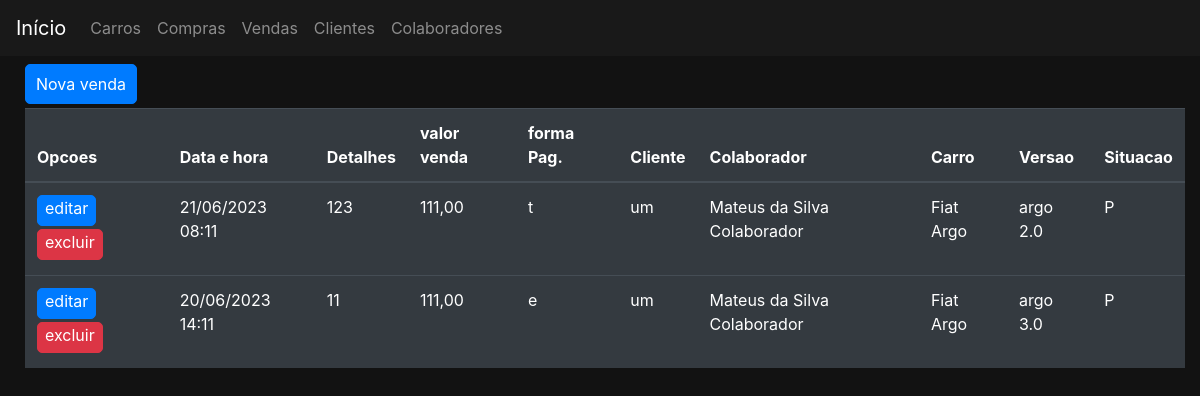
/vendas/, run on an earlier commit of the app's database.
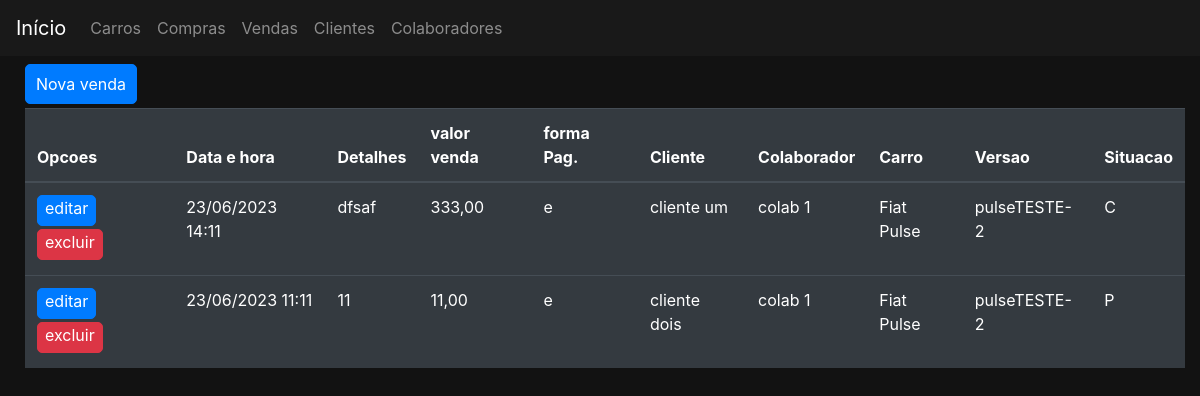
And on a later commit of the database.
### vendas/models.py (models this page shows, shortened)
class Venda(models.Model):
    class Meta:
        permissions = (
            ('permissao_gerente', 'permissao gerente'),
            ('permissao_supervisor', 'permissao supervisor'),
            ('permissao_vendedor', 'permissao vendedor'),
            ('permissao_funcionario', 'permissao todos funcionarios'),
        )
    situacaoChoices = (
        ('P', 'processada'),
        ('C', 'cancelada'),
        ('F', 'finalizada'),
    )
    formaPagamentoChoices = (
        ('e','especie'),
        ('t','transferencia bancaria'),
        ('c','consorcio'),
    )
    dataHora = models.DateTimeField()
    detalhes = models.CharField(max_length=50)
    valorVenda = models.DecimalField(max_digits=15, decimal_places=2, verbose_name='Valor')
    formaPagamento = models.CharField(max_length=1, choices=formaPagamentoChoices, verbose_name='Pagamento')
    cliente = models.ForeignKey(Cliente, on_delete=models.DO_NOTHING)
    colaborador = models.ForeignKey(Colaborador, on_delete=models.DO_NOTHING)
    versao = models.ForeignKey(Versao, on_delete=models.DO_NOTHING)
    situacao = models.CharField(max_length=1, choices=situacaoChoices)

### clientes/models.py (models this page shows)
class Cliente(Pessoa):
    renda = models.DecimalField(max_digits=15, decimal_places=2, verbose_name='renda')
    profissao = models.CharField(max_length=20, verbose_name='profissao')
    class Meta:
        permissions = (
            ('permissao_gerente', 'permissao gerente'),
            ('permissao_supervisor', 'permissao supervisor'),
            ('permissao_vendedor', 'permissao vendedor'),
            ('permissao_funcionario', 'permissao todos funcionarios'),
        )
    def __str__(self) -> str:
        return self.nomeCompleto

### colaboradores/models.py (models this page shows)
class Colaborador(Pessoa):
    class Meta:
        verbose_name_plural = 'Colaboradores'
        permissions = (
            ('permissao_gerente', 'permissao gerente'),
            ('permissao_supervisor', 'permissao supervisor'),
            ('permissao_vendedor', 'permissao vendedor'),
            ('permissao_funcionario', 'permissao todos funcionarios'),
        )
    situacaoVinculoChoices = (
        ('A','Ativo'),
        ('I','Inativo'),
    )
    cargoAtualChoices = (
        ('V','vendedor'),
        ('S','supervisor'),
        ('G','gerente'),
    )
    funcaoAtualChoices = (
        ('N','Normal'),
        ('C','Comissionada'),
    )
    tipoVinculoChoices = (
        ('E','Experiencia'),
        ('C','Contratado'),
    )
    ctps = models.IntegerField()
    pis = models.IntegerField()
    nomePai = models.CharField(max_length=50, verbose_name='Pai')
    nomeMae = models.CharField(max_length=50, verbose_name='Mae')
    tipoVinculo = models.CharField(max_length=1, choices=tipoVinculoChoices, verbose_name='Tipo vinculo')
    cargoAtual = models.CharField(max_length=1, choices=cargoAtualChoices, verbose_name='Cargo atual')
    funcaoAtual = models.CharField(max_length=1, choices=funcaoAtualChoices, verbose_name='Funcao atual')
    salarioAtual = models.DecimalField(max_digits=15, decimal_places=2, verbose_name='Salario atual')
    dataAdmissao = models.DateField( verbose_name='Admissao')
    dataDesligamento = models.DateField(null=True, verbose_name='Desligamento')
    situacaoVinculo = models.CharField(max_length=1, choices=situacaoVinculoChoices, verbose_name='Situacao  vinculo')

### carros/models.py (models this page shows, shortened)
class Versao(models.Model):
    carro = models.ForeignKey(Carro, on_delete=models.DO_NOTHING)
    nome = models.CharField(max_length=50, unique=True)
    motor = models.ForeignKey(Motor, on_delete=models.DO_NOTHING)
    combustivel = models.ForeignKey(Combustivel, on_delete=models.DO_NOTHING)
    direcao = models.ForeignKey(Direcao, on_delete=models.DO_NOTHING)
    seguranca = models.ManyToManyField(Seguranca, related_name="versao_seguranca", blank=True)
    acessorio = models.ManyToManyField(Acessorio, related_name="versao_acessorio", blank=True)
    imagem = models.ImageField(upload_to='carros', blank=True, null=True)
    ano = models.IntegerField(default='2023')
    modelo = models.IntegerField(default='2023')
    estoque = models.IntegerField(default=0)
    slugVersao = models.SlugField(unique=True, null=True, blank=True)
    class Meta:
        permissions = (
            ('permissao_gerente', 'permissao gerente'),
            ('permissao_supervisor', 'permissao supervisor'),
            ('permissao_vendedor2', 'permissao vendedor'),
            ('permissao_funcionario', 'permissao todos funcionarios'),
        )
    def __str__(self):
        return self.nome
    class Meta:
        verbose_name_plural = 'Versoes'

class Carro(models.Model):
    nome = models.CharField(max_length=30, unique=True)
    slugCarro = models.SlugField(unique=True, null=True, blank=True)
    def __str__(self) -> str:
        return self.nome
    class Meta:
        permissions = (
            ('permissao_gerente', 'permissao gerente'),
            ('permissao_supervisor', 'permissao supervisor'),
            ('permissao_vendedor', 'permissao vendedor'),
            ('permissao_funcionario', 'permissao todos funcionarios'),
        )

### vendas/views.py (the view)
# urls.py: path('', views.VendasListar.as_view(), name='listar'),
class VendasListar(ListView,LoginRequiredMixin):
    model = Venda
    template_name = 'vendas/vendas.html'
    permission_required = 'vendas.permissao_funcionario'
    paginate_by = 10

### pessoas/models.py (called while the page is built)
    def __str__(self) -> str:
        return self.nomeCompleto

### vendas/templates/vendas/vendas.html (shortened to what this page needs)
{% extends 'base.html' %}
{% block pagination %}
    <div class="container">
        <div class="row">
            <div class="col-md-3">
                <a href="{% url 'vendas:criar' %}" class=" btn btn-primary botao">Nova venda</a>
            </div>
        </div>
    </div>
{% endblock %}
{% block 'body' %}
    <div class="container">
        <div class="row">
            <div class="col-md">
                <table class="table table-dark">
                    <thead>
                        <tr>
                            <th scope="col">Opcoes</th>
                            <th scope="col">Data e hora</th>
                            <th scope="col">Detalhes</th>
                            <th scope="col">valor venda</th>
                            <th scope="col">forma Pag.</th>
                            <th scope="col">Cliente</th>
                            <th scope="col">Colaborador</th>
                            <th scope="col">Carro</th>
                            <th scope="col">Versao</th>
                            <th scope="col">Situacao</th>
                        </tr>
                    </thead>
                    <tbody>
                        {% for venda in venda_list %}
                            <tr>
                                <td>
                                    <a href="{% url 'vendas:editar' venda.pk %}" class="btn btn-primary botao_tabela">editar</a>
                                    <a href="{% url 'vendas:excluir' venda.pk %}" class="btn btn-danger botao_tabela">excluir</a>
                                </td>
                                <td>{{venda.dataHora|date:"d/m/Y H:i"}}</td>
                                <td>{{venda.detalhes}}</td>
                                <td>{{venda.valorVenda}}</td>
                                <td>{{venda.formaPagamento}}</td>
                                <td>{{venda.cliente}}</td>
                                <td>{{venda.colaborador}}</td>
                                <td>{{venda.versao.carro}}</td>
                                <td>{{venda.versao}}</td>
                                <td>{{venda.situacao}}</td>
                            </tr>
                        {% endfor %}
                    </tbody>
                </table>
            </div>
        </div>
    </div>
{% endblock %}

What changed in the data, as far as the page shows it:
removed Venda: dataHora "21/06/2023 08:11", detalhes "123", valorVenda "111,00", formaPagamento "t", cliente "um", colaborador "Mateus da Silva Colaborador", versao.carro "Fiat Argo", versao "argo 2.0", situacao "P"
removed Venda: dataHora "20/06/2023 14:11", detalhes "11", valorVenda "111,00", formaPagamento "e", cliente "um", colaborador "Mateus da Silva Colaborador", versao.carro "Fiat Argo", versao "argo 3.0", situacao "P"
added Venda: dataHora "23/06/2023 14:11", detalhes "dfsaf", valorVenda "333,00", formaPagamento "e", cliente "cliente um", colaborador "colab 1", versao.carro "Fiat Pulse", versao "pulseTESTE-2", situacao "C"
added Venda: dataHora "23/06/2023 11:11", detalhes "11", valorVenda "11,00", formaPagamento "e", cliente "cliente dois", colaborador "colab 1", versao.carro "Fiat Pulse", versao "pulseTESTE-2", situacao "P"
